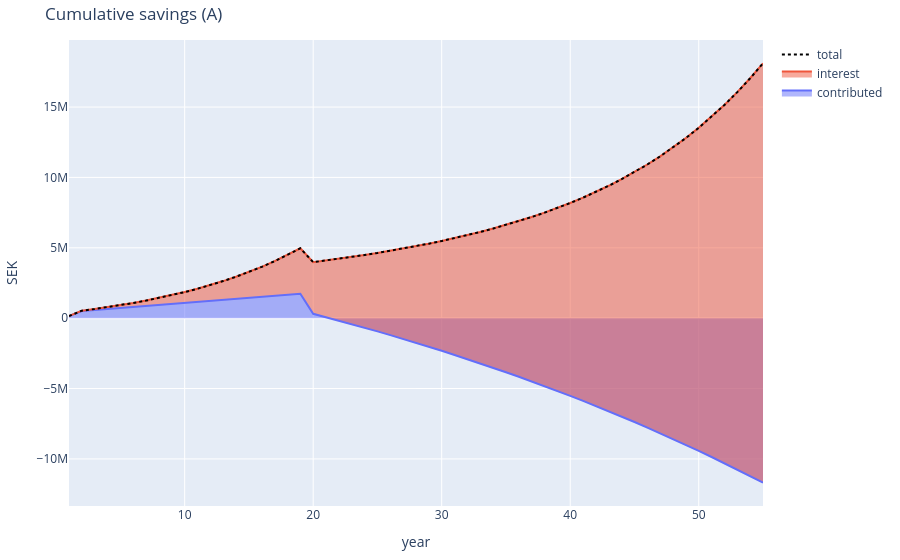

The notebook cell this image was saved under:
### Code cell
BASE = 4e4+2e4+8e3
ADDITION_GROWTH_RATE = 0.0 # yearly addition increases % per year
YEARLY_RATE = 0.09 # per year

YEAR_PLAN = [
    # saving X / month
    {
        'year': [1, 20], 
        'yearly_addition': 12*6000, 
        'yearly_addition_change': ADDITION_GROWTH_RATE, 
        'yearly_growth_rate': YEARLY_RATE
        }, 
    # no addition, subtraction only
    {
        'year': [21, 55], 
        'yearly_addition': -12*20000, 
        'yearly_addition_change': 0.02, 
        'yearly_growth_rate': YEARLY_RATE
    },
    # lump sum withdrawal
    {
        'year': 2, 
        'yearly_addition': 3e5
        },
    # lump sum withdrawal
    {
        'year': 20, 
        'yearly_addition': -1.5e6
        },
    # no addition, no subtraction
    # {
    #     'year': [36, 40], 
    #     'yearly_addition': 0, 
    #     'yearly_addition_change': 0, 
    #     'yearly_growth_rate': YEARLY_RATE
    # },
]

contributed, interest_earned, yearly_addition, total = f_compound(
    base=BASE,
    year_plan=YEAR_PLAN,
    plot=True,
    title='Cumulative savings (A)'
    )
